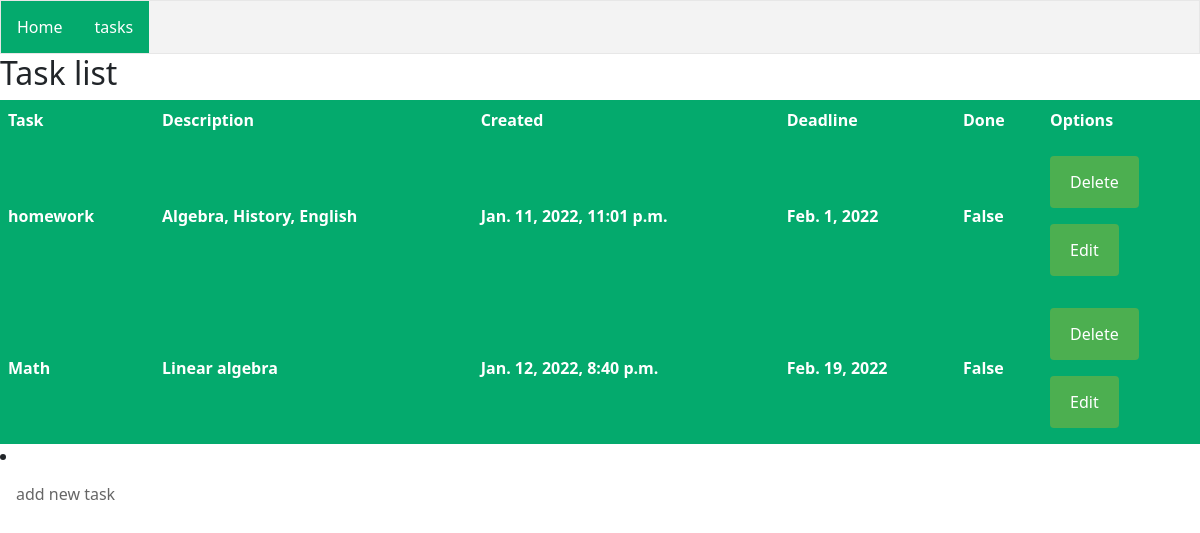
/tasks, run on an earlier commit of the app's database.
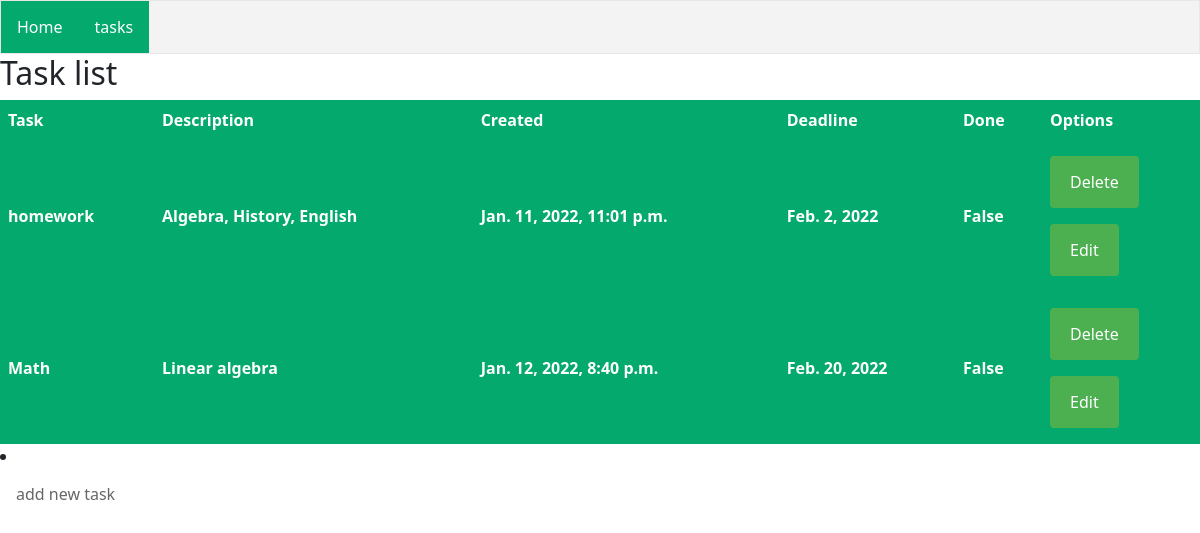
And on a later commit of the database.
### TaskApp/models.py (models this page shows, shortened)
class TaskModel(models.Model):
    title = models.CharField(max_length=30, verbose_name="Task", editable=True)
    description = models.CharField(max_length=250, null=True, blank=True, editable=True)
    created = models.DateTimeField(auto_now_add=True)
    deadline = models.DateField(null=True, blank=True)
    done = models.BooleanField(default=False, editable=True)
    def __str__(self):
        return self.title

### TaskApp/views.py (the view)
# urls.py: path('tasks', views.task_view, name='tasks'),
def task_view(request):
    tasks = TaskModel.objects.all()
    return render(request, 'tasks.html', {'tasks': tasks})

### templates/tasks.html (shortened to what this page needs)
{% extends 'index.html' %}
{% block body %}
<h2>Task list</h2>
<table>
    <tr>
        <th>Task</th>
        <th>Description</th>
        <th>Created</th>
        <th>Deadline</th>
        <th>Done</th>
        <th>Options</th>
    </tr>
{% for task in tasks %}
<tr>
    <th>{{ task.title }}</th>
    <th>{{ task.description }}</th>
    <th>{{ task.created }}</th>
    <th>{{ task.deadline }}</th>
    <th>{{ task.done }}</th>
    <th>
    <form action="{% url 'delete_task' %}" method="post">
        <label for="{{ task.id }}">
                <input type="submit" value="Delete"><br>
        </label>
    </form>
        <form action="{% url 'edit_task' task.id %}">
            <label for="{{ task }}">
                    <input type="submit" value="Edit">
            </label>
        </form>
    </th>
</tr>
{% endfor %}
</table>
   <li><a class="button" href="{% url 'add_task' %}">add new task</a></li>
{% endblock %}

What changed in the data, as far as the page shows it:
changed TaskModel "homework": deadline "Feb. 1, 2022" → "Feb. 2, 2022"
changed TaskModel "Math": deadline "Feb. 19, 2022" → "Feb. 20, 2022"
